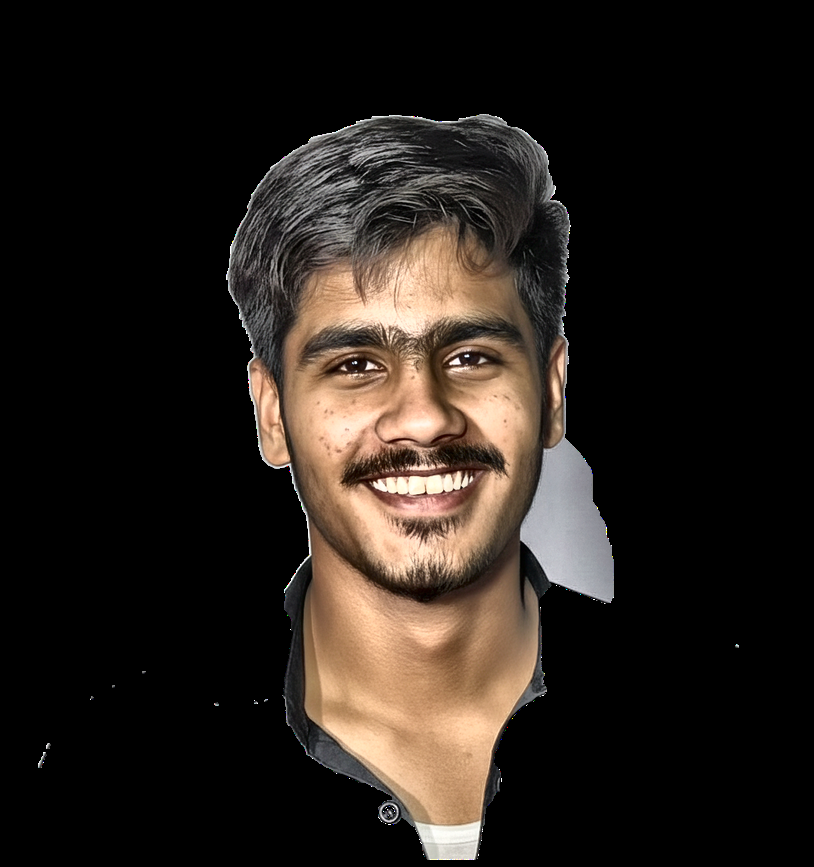
#> input picture source-prepped.png, 814 x 867 px, shrunk from 992 x 1056 before the run
$ python prep_photo.py ../source-prepped.png ../source-prepped.png
#> lines starting #> are read from the running program, lines starting #| are printed output that depends on the picture
#> in main, img is the input picture: shape (867, 814, 3); mean B, G, R 26.6, 31.8, 38.7
#!/usr/bin/env python3
"""
prep_photo.py <input.jpg> <output.png>

One-time local prep: removes the background and boosts local contrast (CLAHE)
so the subject sits on blank space with real highlights/shadows instead of
being a dark blob.

Note: uses OpenCV GrabCut for background removal. rembg (listed in
requirements-local.txt) generally gives a cleaner cutout -- swap it in below
if you have network access; it needs to download model weights on first run.
"""
import sys
import cv2
import numpy as np

CLIP_LIMIT = 3.0     # CLAHE clip limit -- raise for punchier local contrast
TILE_GRID = (8, 8)


def remove_background(img):
    h, w = img.shape[:2]
    mask = np.zeros((h, w), np.uint8)
    bgd_model = np.zeros((1, 65), np.float64)
    fgd_model = np.zeros((1, 65), np.float64)
    rect = (int(w * 0.04), int(h * 0.02), int(w * 0.92), int(h * 0.97))
    cv2.grabCut(img, mask, rect, bgd_model, fgd_model, 8, cv2.GC_INIT_WITH_RECT)
    mask2 = np.where((mask == 2) | (mask == 0), 0, 1).astype("uint8")
    mask2 = cv2.GaussianBlur(mask2.astype(np.float32), (5, 5), 0)
    b, g, r = cv2.split(img)
    alpha = (mask2 * 255).astype(np.uint8)
    return cv2.merge([b, g, r, alpha])


def clahe_contrast(bgr):
    lab = cv2.cvtColor(bgr, cv2.COLOR_BGR2LAB)
#> lab: shape (867, 814, 3); mean of channels 0, 1, 2 34.7, 129.9, 131.8
    l, a, b = cv2.split(lab)
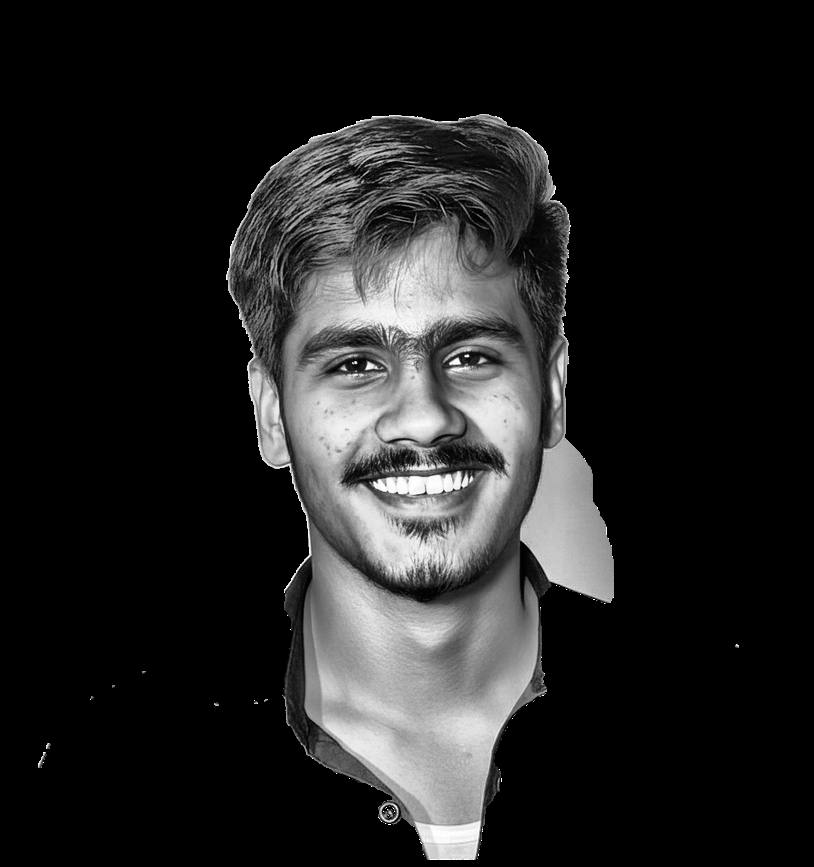
#> l: shape (867, 814); min 0, max 255, mean 34.7
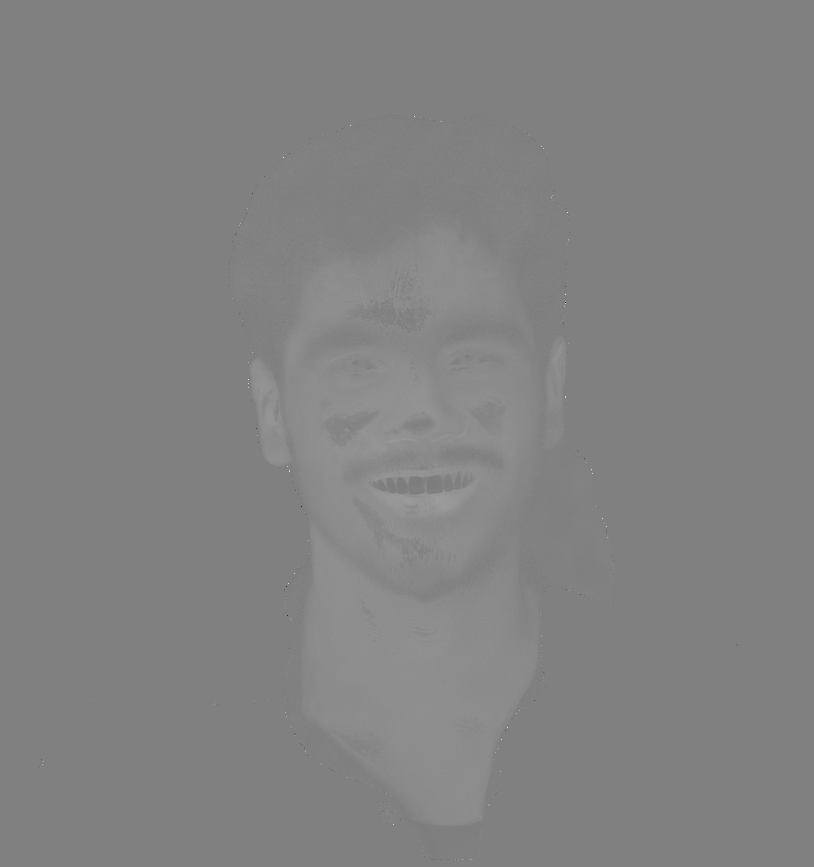
#> a: shape (867, 814); min 42, max 226, mean 129.9
    clahe = cv2.createCLAHE(clipLimit=CLIP_LIMIT, tileGridSize=TILE_GRID)
    l2 = clahe.apply(l)
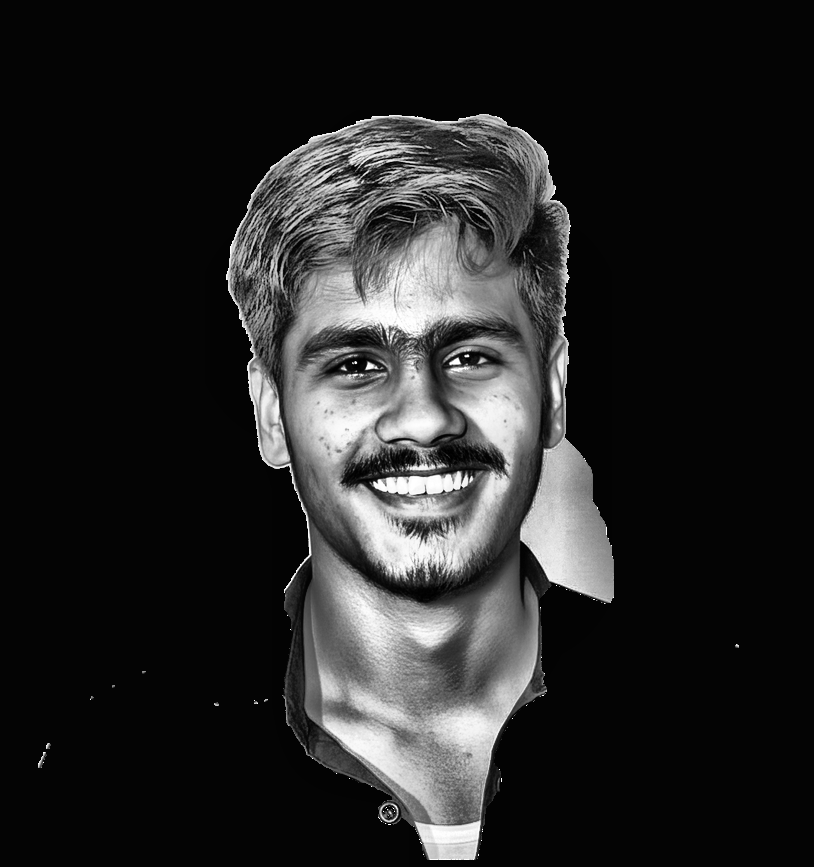
#> l2: shape (867, 814); min 0, max 255, mean 37.7
    lab2 = cv2.merge([l2, a, b])
#> lab2: shape (867, 814, 3); mean of channels 0, 1, 2 37.7, 129.9, 131.8
    return cv2.cvtColor(lab2, cv2.COLOR_LAB2BGR)
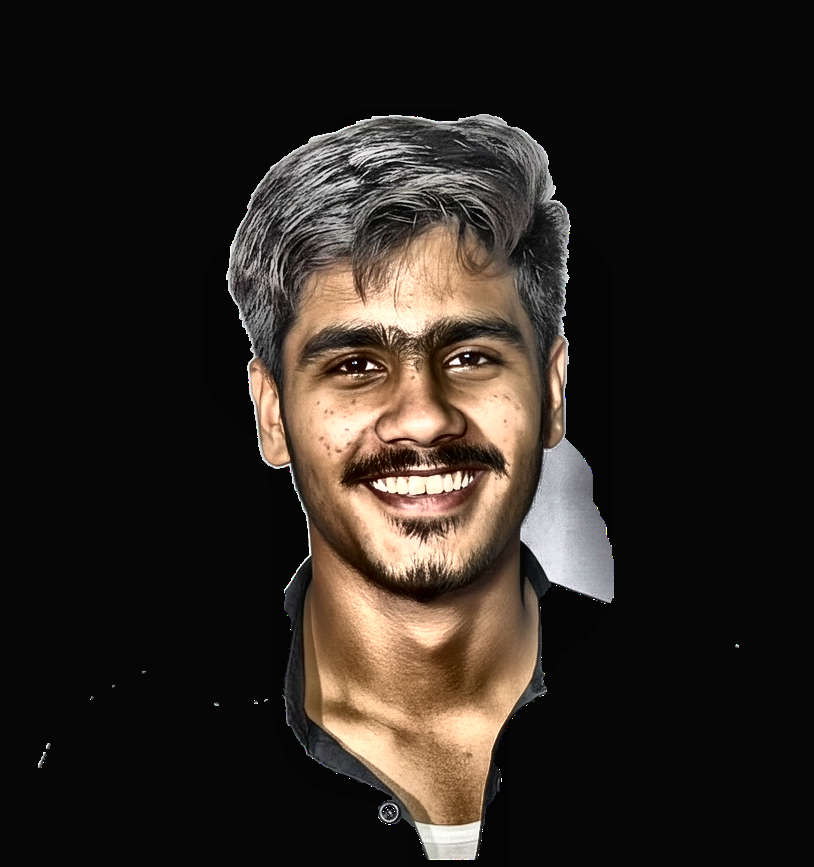
#> returned value: shape (867, 814, 3); mean B, G, R 31.1, 36.3, 42.8


def main():
    if len(sys.argv) != 3:
        print("usage: prep_photo.py <input> <output.png>")
        sys.exit(1)
    src, dst = sys.argv[1], sys.argv[2]
    img = cv2.imread(src, cv2.IMREAD_COLOR)
    if img is None:
        raise SystemExit(f"could not read {src}")
    img = clahe_contrast(img)
    rgba = remove_background(img)
#> in remove_background, `b, g, r = cv2.split(img)`:
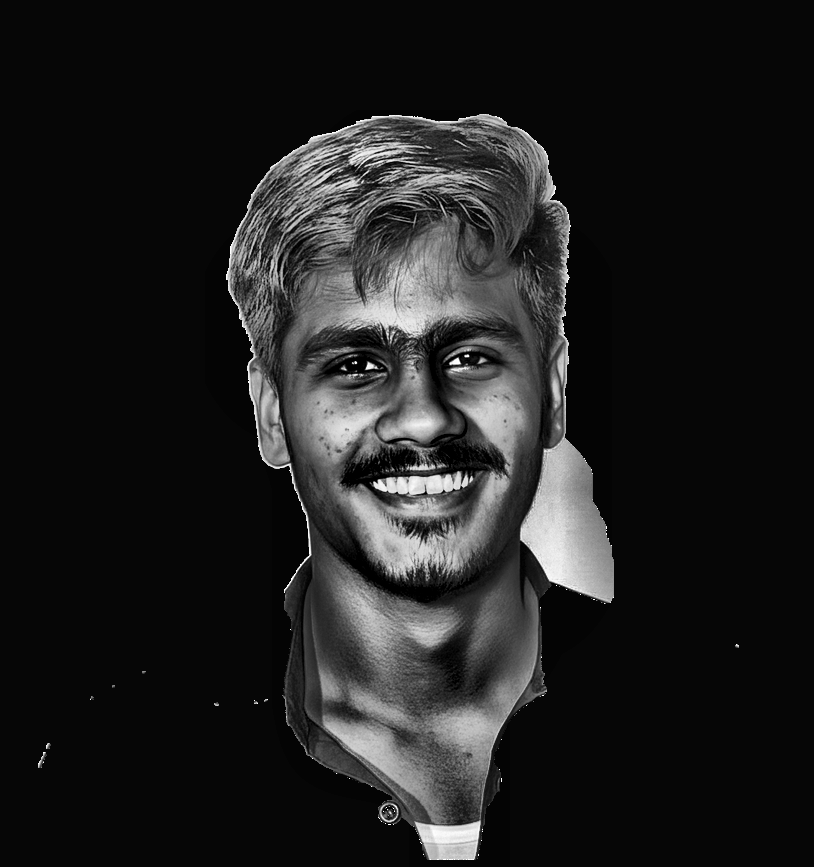
#> b: shape (867, 814); min 0, max 255, mean 31.1
#> in remove_background, `b, g, r = cv2.split(img)`:
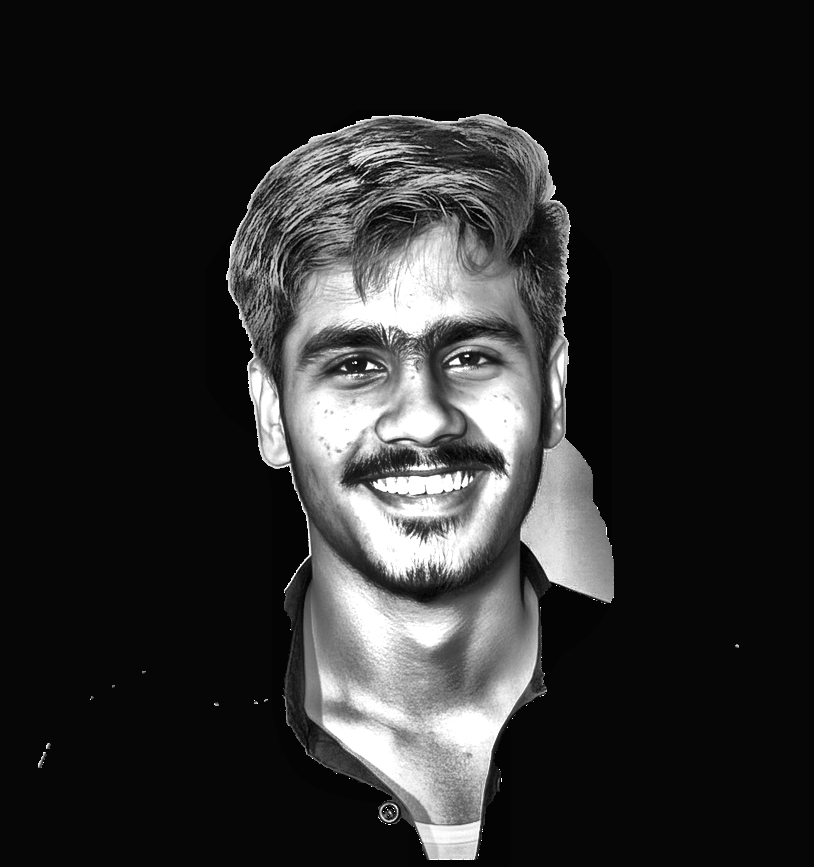
#> r: shape (867, 814); min 0, max 255, mean 42.8
    cv2.imwrite(dst, rgba)
    print(f"wrote {dst}")


if __name__ == "__main__":
    main()
